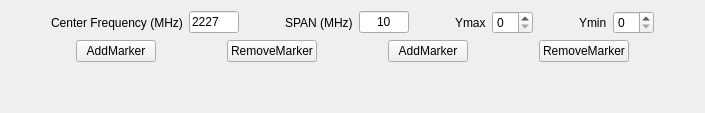
      <widget class="QWidget" name="SpectrumAnalysis">
       <attribute name="title">
        <string>Spectrum Analysis</string>
       </attribute>
       <layout class="QGridLayout" name="gridLayout_9">
        <item row="2" column="0">
         <layout class="QGridLayout" name="gridLayout_8">
          <item row="0" column="0">
           <layout class="QVBoxLayout" name="verticalLayout_8">
            <item>
             <layout class="QHBoxLayout" name="horizontalLayout_24">
              <item>
               <layout class="QGridLayout" name="SpectrumLayoutRx0">
                <item row="0" column="0">
                 <spacer name="verticalSpacer_10">
                  <property name="orientation">
                   <enum>Qt::Vertical</enum>
                  </property>
                  <property name="sizeHint" stdset="0">
                   <size>
                    <width>20</width>
                    <height>40</height>
                   </size>
                  </property>
                 </spacer>
                </item>
               </layout>
              </item>
              <item>
               <layout class="QGridLayout" name="SpectrumLayoutRx1">
                <item row="0" column="0">
                 <spacer name="verticalSpacer_11">
                  <property name="orientation">
                   <enum>Qt::Vertical</enum>
                  </property>
                  <property name="sizeHint" stdset="0">
                   <size>
                    <width>20</width>
                    <height>40</height>
                   </size>
                  </property>
                 </spacer>
                </item>
               </layout>
              </item>
             </layout>
            </item>
           </layout>
          </item>
         </layout>
        </item>
        <item row="0" column="0">
         <layout class="QHBoxLayout" name="horizontalLayout_19">
          <item>
           <spacer name="horizontalSpacer_26">
            <property name="orientation">
             <enum>Qt::Horizontal</enum>
            </property>
            <property name="sizeHint" stdset="0">
             <size>
              <width>40</width>
              <height>20</height>
             </size>
            </property>
           </spacer>
          </item>
          <item>
           <widget class="QLabel" name="label_36">
            <property name="text">
             <string>Center Frequency (MHz)</string>
            </property>
           </widget>
          </item>
          <item>
           <widget class="QLineEdit" name="CentralFreq_input">
            <property name="maximumSize">
             <size>
              <width>50</width>
              <height>16777215</height>
             </size>
            </property>
            <property name="text">
             <string>2227</string>
            </property>
           </widget>
          </item>
          <item>
           <spacer name="horizontalSpacer_25">
            <property name="orientation">
             <enum>Qt::Horizontal</enum>
            </property>
            <property name="sizeHint" stdset="0">
             <size>
              <width>40</width>
              <height>20</height>
             </size>
            </property>
           </spacer>
          </item>
          <item>
           <widget class="QLabel" name="label_35">
            <property name="text">
             <string>SPAN (MHz)</string>
            </property>
           </widget>
          </item>
          <item>
           <widget class="QLineEdit" name="SPAN_input">
            <property name="maximumSize">
             <size>
              <width>50</width>
              <height>16777215</height>
             </size>
            </property>
            <property name="text">
             <string>10</string>
            </property>
            <property name="alignment">
             <set>Qt::AlignCenter</set>
            </property>
           </widget>
          </item>
          <item>
           <spacer name="horizontalSpacer_27">
            <property name="orientation">
             <enum>Qt::Horizontal</enum>
            </property>
            <property name="sizeHint" stdset="0">
             <size>
              <width>40</width>
              <height>20</height>
             </size>
            </property>
           </spacer>
          </item>
          <item>
           <widget class="QLabel" name="label_16">
            <property name="text">
             <string>Ymax</string>
            </property>
           </widget>
          </item>
          <item>
           <widget class="QSpinBox" name="spinBox">
            <property name="singleStep">
             <number>10</number>
            </property>
           </widget>
          </item>
          <item>
           <spacer name="horizontalSpacer_28">
            <property name="orientation">
             <enum>Qt::Horizontal</enum>
            </property>
            <property name="sizeHint" stdset="0">
             <size>
              <width>40</width>
              <height>20</height>
             </size>
            </property>
           </spacer>
          </item>
          <item>
           <widget class="QLabel" name="label_25">
            <property name="text">
             <string>Ymin</string>
            </property>
           </widget>
          </item>
          <item>
           <widget class="QSpinBox" name="spinBox_2">
            <property name="singleStep">
             <number>10</number>
            </property>
           </widget>
          </item>
          <item>
           <spacer name="horizontalSpacer_23">
            <property name="orientation">
             <enum>Qt::Horizontal</enum>
            </property>
            <property name="sizeHint" stdset="0">
             <size>
              <width>40</width>
              <height>20</height>
             </size>
            </property>
           </spacer>
          </item>
         </layout>
        </item>
        <item row="1" column="0">
         <layout class="QHBoxLayout" name="horizontalLayout_20">
          <item>
           <spacer name="horizontalSpacer_24">
            <property name="orientation">
             <enum>Qt::Horizontal</enum>
            </property>
            <property name="sizeHint" stdset="0">
             <size>
              <width>40</width>
              <height>20</height>
             </size>
            </property>
           </spacer>
          </item>
          <item>
           <widget class="QPushButton" name="AddMarkerButton">
            <property name="text">
             <string>AddMarker</string>
            </property>
           </widget>
          </item>
          <item>
           <spacer name="horizontalSpacer_30">
            <property name="orientation">
             <enum>Qt::Horizontal</enum>
            </property>
            <property name="sizeHint" stdset="0">
             <size>
              <width>40</width>
              <height>20</height>
             </size>
            </property>
           </spacer>
          </item>
          <item>
           <widget class="QPushButton" name="pushButton_8">
            <property name="text">
             <string>RemoveMarker</string>
            </property>
           </widget>
          </item>
          <item>
           <spacer name="horizontalSpacer_29">
            <property name="orientation">
             <enum>Qt::Horizontal</enum>
            </property>
            <property name="sizeHint" stdset="0">
             <size>
              <width>40</width>
              <height>20</height>
             </size>
            </property>
           </spacer>
          </item>
          <item>
           <widget class="QPushButton" name="pushButton_3">
            <property name="text">
             <string>AddMarker</string>
            </property>
           </widget>
          </item>
          <item>
           <spacer name="horizontalSpacer_31">
            <property name="orientation">
             <enum>Qt::Horizontal</enum>
            </property>
            <property name="sizeHint" stdset="0">
             <size>
              <width>40</width>
              <height>20</height>
             </size>
            </property>
           </spacer>
          </item>
          <item>
           <widget class="QPushButton" name="pushButton_4">
            <property name="text">
             <string>RemoveMarker</string>
            </property>
           </widget>
          </item>
          <item>
           <spacer name="horizontalSpacer_32">
            <property name="orientation">
             <enum>Qt::Horizontal</enum>
            </property>
            <property name="sizeHint" stdset="0">
             <size>
              <width>40</width>
              <height>20</height>
             </size>
            </property>
           </spacer>
          </item>
         </layout>
        </item>
       </layout>
      </widget>
